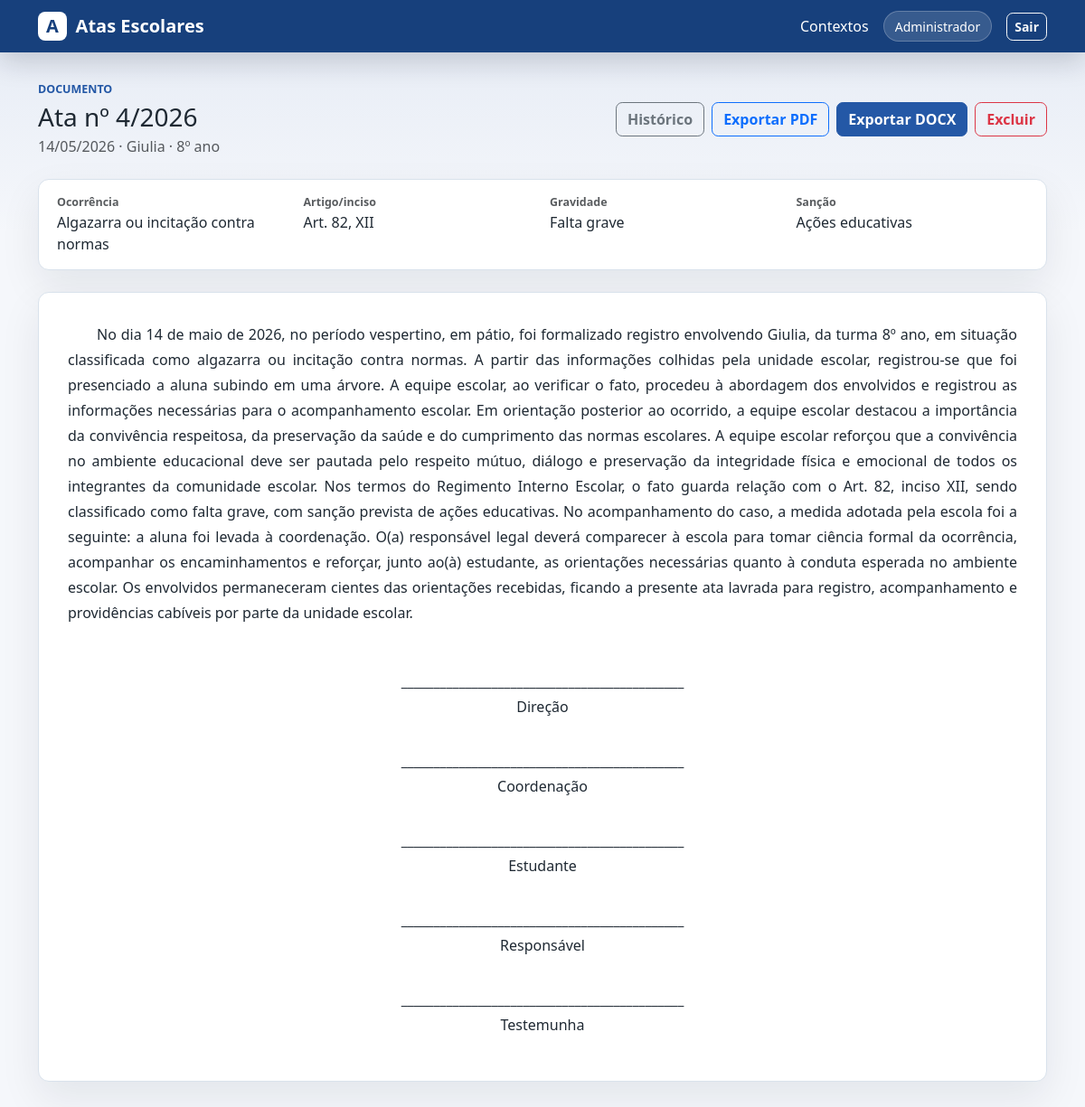
Page /atas/4 (signed in) on the committed database.
### models.py (models this page shows)
class Usuario(Base):
    __tablename__ = "usuarios"
    id = Column(Integer, primary_key=True, index=True)
    nome = Column(String(120), nullable=False)
    usuario = Column(String(80), unique=True, index=True, nullable=False)
    senha_hash = Column(String(255), nullable=False)

class Ata(Base):
    __tablename__ = "atas"
    id = Column(Integer, primary_key=True, index=True)
    numero = Column(String(30), nullable=False)
    ano = Column(Integer, nullable=False)
    data_ocorrencia = Column(Date, nullable=False)
    periodo = Column(String(100), nullable=False)
    local = Column(String(150), nullable=False)
    alunos = Column(Text, nullable=False)
    turma = Column(String(80), nullable=False)
    tipo_ocorrencia = Column(String(180), nullable=False)
    relato_simples = Column(Text, nullable=False)
    providencias = Column(Text, nullable=False)
    responsavel_convocado = Column(Boolean, default=False)
    nome_responsavel = Column(String(180), nullable=True)
    reincidencia = Column(Boolean, default=False)
    artigo = Column(String(20), nullable=False)
    inciso = Column(String(20), nullable=False)
    gravidade = Column(String(80), nullable=False)
    sancao = Column(String(180), nullable=False)
    texto_gerado = Column(Text, nullable=False)
    assinaturas = Column(Text, nullable=False, default="")
    criado_em = Column(DateTime, default=datetime.utcnow, nullable=False)

### main.py (the view)
@app.get("/atas/{ata_id}")
def visualizar_ata(
    request: Request,
    ata_id: int,
    db: Session = Depends(get_db),
    user: Usuario = Depends(usuario_logado),
):
    ata = db.get(Ata, ata_id)
    if not ata:
        raise HTTPException(status_code=404, detail="Ata não encontrada")
    return templates.TemplateResponse(
        "visualizar_ata.html",
        {
            "request": request,
            "ata": ata,
            "assinaturas": desserializar_assinaturas(ata.assinaturas),
            "user": user,
        },
    )

### templates/visualizar_ata.html (shortened to what this page needs)
{% extends "base.html" %}
{% block content %}
<div class="d-flex flex-column flex-md-row justify-content-between gap-3 align-items-md-center mb-4">
  <div>
    <p class="section-kicker mb-1">Documento</p>
    <h1 class="h3 mb-1">Ata nº {{ ata.numero }}/{{ ata.ano }}</h1>
    <p class="text-muted mb-0">{{ ata.data_ocorrencia.strftime("%d/%m/%Y") }} · {{ ata.alunos }} · {{ ata.turma }}</p>
  </div>
  <div class="toolbar-actions">
    <a class="btn btn-outline-secondary" href="/">Histórico</a>
    <a class="btn btn-outline-primary" href="/atas/{{ ata.id }}/pdf">Exportar PDF</a>
    <a class="btn btn-primary" href="/atas/{{ ata.id }}/docx">Exportar DOCX</a>
    <form method="post" action="/atas/{{ ata.id }}/excluir" onsubmit="return confirm('Excluir definitivamente a ata nº {{ ata.numero }}/{{ ata.ano }}?');">
      <button class="btn btn-outline-danger" type="submit">Excluir</button>
    </form>
  </div>
</div>
<section class="detail-strip mb-4">
  <div class="row g-3">
    <div class="col-md-3"><span class="text-muted d-block">Ocorrência</span>{{ ata.tipo_ocorrencia }}</div>
    <div class="col-md-3"><span class="text-muted d-block">Artigo/inciso</span>Art. {{ ata.artigo }}, {{ ata.inciso }}</div>
    <div class="col-md-3"><span class="text-muted d-block">Gravidade</span>{{ ata.gravidade }}</div>
    <div class="col-md-3"><span class="text-muted d-block">Sanção</span>{{ ata.sancao }}</div>
  </div>
</section>
<article class="ata-document">
  {% for bloco in ata.texto_gerado.split("\n\n") %}
    <p>{{ bloco }}</p>
  {% endfor %}
  <div class="assinaturas">
    {% for assinatura in assinaturas %}
    <p>____________________________________________<br>{{ assinatura }}</p>
    {% endfor %}
  </div>
</article>
{% endblock %}

### templates/base.html (shortened to what this page needs)
<!doctype html>
<html lang="pt-br">
<head>
  <link href="https://cdn.jsdelivr.net/npm/bootstrap@5.3.3/dist/css/bootstrap.min.css" rel="stylesheet">
  <link href="{{ url_for('static', path='/style.css') }}" rel="stylesheet">
</head>
<body>
  <nav class="navbar navbar-expand-lg app-navbar">
    <div class="container">
      <a class="navbar-brand fw-semibold" href="/">
        <span class="brand-mark">A</span>
        Atas Escolares
      </a>
      {% if user %}
      <div class="d-flex align-items-center gap-3">
        <a class="nav-link text-white" href="/contextos">Contextos</a>
        <span class="user-chip">{{ user.nome }}</span>
        <a class="btn btn-sm btn-outline-light" href="/logout">Sair</a>
      </div>
      {% endif %}
    </div>
  </nav>
  <main class="container app-shell">
    {% block content %}{% endblock %}
  </main>
</body>
</html>

### static/style.css (style rules this page uses)
:root { --ink: #1f2933; --muted: #64748b; --line: #d9e2ec; --surface: #ffffff; --page: #f5f7fb; --primary: #2458a6; --primary-strong: #17407c; --green: #2f7d5c; --rose: #a23b5a; --shadow: 0 18px 45px rgba(15, 23, 42, 0.08); }
body { background: linear-gradient(180deg, rgba(36, 88, 166, 0.08), transparent 260px), var(--page); color: var(--ink); }
.app-navbar { background: var(--primary-strong); box-shadow: 0 10px 30px rgba(15, 23, 42, 0.18); }
.navbar-brand { color: #fff; display: inline-flex; align-items: center; gap: 0.6rem; }
.brand-mark { width: 2rem; height: 2rem; display: inline-grid; place-items: center; border-radius: 0.5rem; background: #ffffff; color: var(--primary-strong); font-weight: 800; }
.user-chip { color: #fff; background: rgba(255, 255, 255, 0.14); border: 1px solid rgba(255, 255, 255, 0.22); border-radius: 999px; padding: 0.35rem 0.75rem; font-size: 0.875rem; }
.app-shell { padding-top: 2rem; padding-bottom: 3rem; }
.section-kicker { color: var(--primary); font-size: 0.78rem; font-weight: 800; letter-spacing: 0; text-transform: uppercase; }
.btn { border-radius: 0.45rem; font-weight: 600; }
.btn-primary { background: var(--primary); border-color: var(--primary); }
.login-box, .form-surface, .editor-panel, .side-panel, .table-panel, .detail-strip, .ata-document { background: var(--surface); border: 1px solid var(--line); border-radius: 0.75rem; box-shadow: var(--shadow); }
.toolbar-actions { display: flex; flex-wrap: wrap; gap: 0.5rem; justify-content: flex-end; }
.detail-strip { padding: 1rem 1.25rem; }
.detail-strip span { font-size: 0.78rem; font-weight: 700; }
.ata-document { line-height: 1.75; padding: 2rem; }
.ata-document p { text-align: justify; text-indent: 2rem; }
.assinaturas { margin-top: 3rem; }
.assinaturas p { text-align: center; text-indent: 0; margin-top: 2rem; }

### rows in the picture
Usuario: nome "Administrador"
Ata: numero "4", ano "2026", data_ocorrencia "14/05/2026", alunos "Giulia", turma "8º ano", tipo_ocorrencia "Algazarra ou incitação contra normas", artigo "82", inciso "XII", gravidade "Falta grave", sancao "Ações educativas", texto_gerado "No dia 14 de maio de 2026, no período vespertino, em pátio, foi formalizado registro envolvendo Giulia, da turma 8º ano, em situação classificada como algazarra ou incitação contra normas. A partir das informações colhidas pela unidade escolar, registrou-se que foi presenciado a aluna subindo em uma árvore. A equipe escolar, ao verificar o fato, procedeu à abordagem dos envolvidos e registrou as informações necessárias para o acompanhamento escolar. Em orientação posterior ao ocorrido, a equipe escolar destacou a importância da convivência respeitosa, da preservação da saúde e do cumprimento das normas escolares. A equipe escolar reforçou que a convivência no ambiente educacional deve ser…"

### other values in the picture
{{ assinatura }} "Direção" "Coordenação" "Estudante" "Responsável" "Testemunha"
